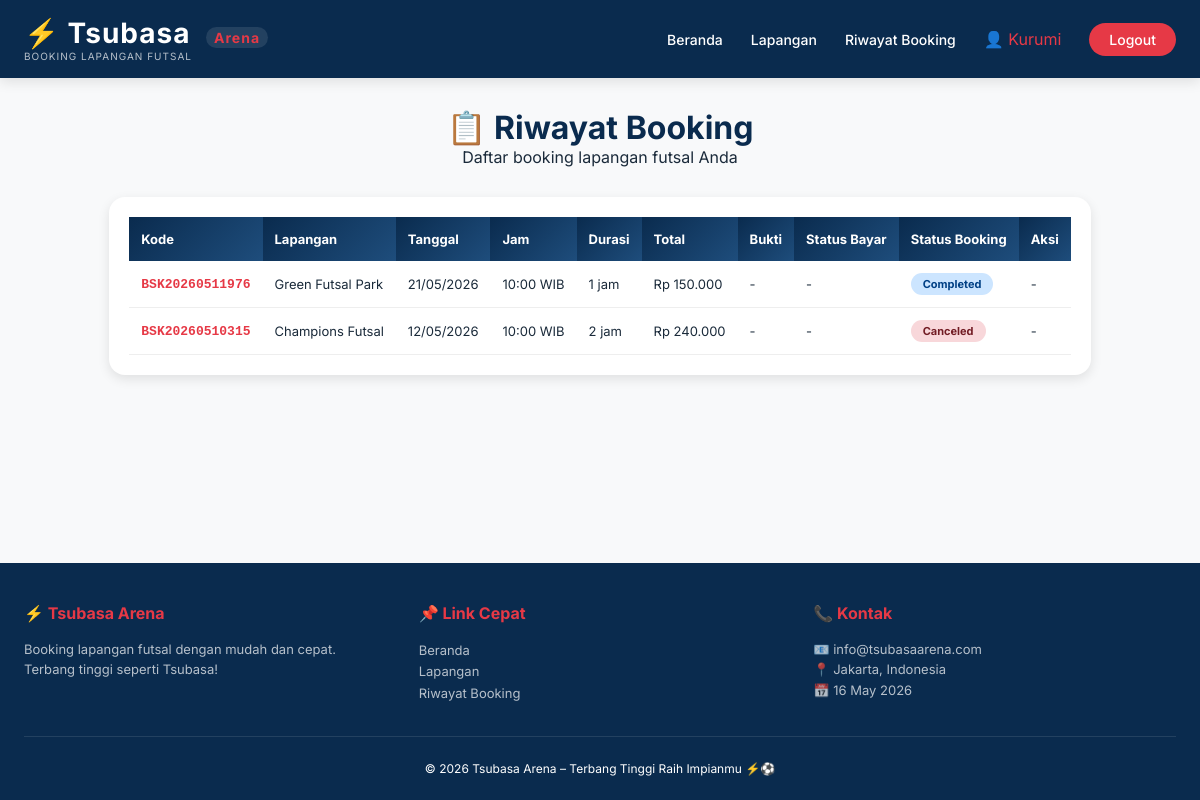
/tsubasa_arena/riwayat.php (signed in), run on the app's committed database.
### tables this page shows
CREATE TABLE `booking` (
  `id` int(11) NOT NULL,
  `id_user` int(11) NOT NULL,
  `id_lapangan` int(11) NOT NULL,
  `kode_booking` varchar(20) NOT NULL,
  `tanggal` date NOT NULL,
  `jam_mulai` time NOT NULL,
  `durasi` int(11) NOT NULL DEFAULT 1,
  `total_harga` int(11) NOT NULL,
  `catatan` text DEFAULT NULL,
  `bukti_pembayaran` varchar(255) DEFAULT NULL,
  `status` enum('pending','confirmed','completed','canceled') DEFAULT 'pending',
  `created_at` datetime DEFAULT current_timestamp()
);

CREATE TABLE `lapangan` (
  `id` int(11) NOT NULL,
  `nama_lapangan` varchar(100) NOT NULL,
  `deskripsi` text DEFAULT NULL,
  `lokasi` text DEFAULT NULL,
  `harga_per_jam` int(11) NOT NULL,
  `foto` varchar(255) DEFAULT NULL,
  `status` enum('aktif','nonaktif') DEFAULT 'aktif',
  `created_at` datetime DEFAULT current_timestamp()
);

### tsubasa_arena/riwayat.php (the view, shortened to what this page needs)
<?php
include 'config/database.php';
$id_user = $_SESSION['user_id'];
include 'includes/header.php';
$query = "SELECT b.*, l.nama_lapangan
          FROM booking b
          JOIN lapangan l ON b.id_lapangan = l.id
          WHERE b.id_user = $id_user
          ORDER BY b.created_at DESC";
$result = mysqli_query($conn, $query);
?>
<div class="container">
    <div class="page-header">
        <h1>📋 Riwayat Booking</h1>
        <p>Daftar booking lapangan futsal Anda</p>
    </div>
    <div class="table-container">
        <?php if (mysqli_num_rows($result) > 0): ?>
        <table>
            <thead>
                <tr>
                    <th>Kode</th>
                    <th>Lapangan</th>
                    <th>Tanggal</th>
                    <th>Jam</th>
                    <th>Durasi</th>
                    <th>Total</th>
                    <th>Bukti</th>
                    <th>Status Bayar</th>
                    <th>Status Booking</th>
                    <th>Aksi</th>
                </tr>
            </thead>
            <tbody>
                <?php while ($booking = mysqli_fetch_assoc($result)): ?>
                <tr>
                    <td class="kode-booking"><?= $booking['kode_booking'] ?></td>
                    <td><?= $booking['nama_lapangan'] ?></td>
                    <td><?= date('d/m/Y', strtotime($booking['tanggal'])) ?></td>
                    <td><?= date('H:i', strtotime($booking['jam_mulai'])) ?> WIB</td>
                    <td><?= $booking['durasi'] ?> jam</td>
                    <td>Rp <?= number_format($booking['total_harga'], 0, ',', '.') ?></td>
                    <td>
                        <?php if ($booking['bukti_pembayaran'] && file_exists('assets/uploads/bukti/' . $booking['bukti_pembayaran'])): ?>
                            <a href="assets/uploads/bukti/<?= $booking['bukti_pembayaran'] ?>" target="_blank" class="btn-upload">📎 Lihat</a>
                        <?php else: ?>
                            <?php if ($booking['status'] == 'pending'): ?>
                                <a href="upload_bukti.php?id=<?= $booking['id'] ?>" class="btn-upload">📤 Upload</a>
                            <?php else: ?>
                                -
                            <?php endif; ?>
                        <?php endif; ?>
                    </td>
                    <td>
                        <?php if ($booking['status'] == 'confirmed'): ?>
                            <span class="status-badge status-confirmed">✅ Lunas</span>
                        <?php elseif ($booking['status'] == 'pending' && $booking['bukti_pembayaran']): ?>
                            <span class="status-badge status-pending">🔄 Verifikasi</span>
                        <?php elseif ($booking['status'] == 'pending'): ?>
                            <span class="status-badge status-pending">⏳ Belum Bayar</span>
                        <?php else: ?>
                            -
                        <?php endif; ?>
                    </td>
                    <td>
                        <?php
                        $status_class = '';
                        switch($booking['status']) {
                            case 'completed': $status_class = 'status-completed'; break;
                            case 'canceled': $status_class = 'status-canceled'; break;
                        }
                        ?>
                        <span class="status-badge <?= $status_class ?>"><?= ucfirst($booking['status']) ?></span>
                    </td>
                    <td>
                        <?php if ($booking['status'] == 'pending'): ?>
                            <a href="batalkan_booking.php?id=<?= $booking['id'] ?>" class="btn-cancel" onclick="return confirm('Yakin batalkan booking?')">Batalkan</a>
                        <?php else: ?>
                            -
                        <?php endif; ?>
                    </td>
                </tr>
                <?php endwhile; ?>
            </tbody>
        </table>
        <?php endif; ?>
    </div>
</div>
<?php include 'includes/footer.php'; ?>

### tsubasa_arena/includes/header.php (style rules this page uses)
* { margin: 0; padding: 0; box-sizing: border-box; }
body { font-family: 'Inter', sans-serif; background: #f8f9fa; color: #1a2a3a; }
:root { --blue-dark: #0a2b4e; --blue-medium: #1e4d7c; --blue-light: #3a6b92; --red-accent: #e63946; --white: #ffffff; --gray-bg: #f8f9fa; --gray-border: #e0e0e0; --text-dark: #1a2a3a; }
.container { max-width: 1280px; margin: 0 auto; padding: 0 24px; }

### tsubasa_arena/riwayat.php (style rules this page uses)
.page-header { margin: 30px 0; text-align: center; }
.page-header h1 { font-size: 32px; color: #0a2b4e; }
.table-container { background: white; border-radius: 16px; padding: 20px; box-shadow: 0 4px 12px rgba(0,0,0,0.1); overflow-x: auto; }
table { width: 100%; border-collapse: collapse; }
th { background: linear-gradient(135deg, #0a2b4e 0%, #1e4d7c 100%); color: white; padding: 14px 12px; text-align: left; font-size: 13px; }
td { padding: 12px; text-align: left; border-bottom: 1px solid #eee; font-size: 13px; }
.status-badge { padding: 4px 12px; border-radius: 20px; font-size: 11px; font-weight: bold; display: inline-block; }
.status-completed { background: #cce5ff; color: #004085; }
.status-canceled { background: #f8d7da; color: #721c24; }
.kode-booking { font-family: monospace; font-weight: bold; color: #e63946; }
body { display: flex; flex-direction: column; min-height: 100vh; }
.container { flex: 1; }

### data on the page
booking: kode_booking "BSK20260511976", id_lapangan.nama_lapangan "Green Futsal Park", tanggal "21/05/2026", jam_mulai "10:00", durasi "1", total_harga "150.000", status "Completed"
booking: kode_booking "BSK20260510315", id_lapangan.nama_lapangan "Champions Futsal", tanggal "12/05/2026", jam_mulai "10:00", durasi "2", total_harga "240.000", status "Canceled"

### other printed values
$_SESSION['user_nama'] "Kurumi"
